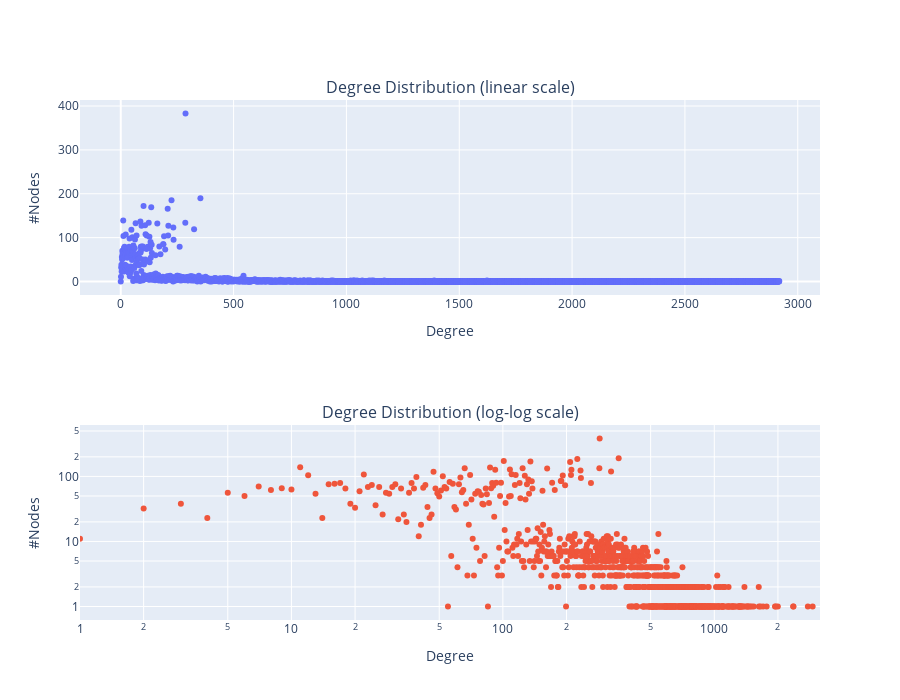

Here is the notebook cell this chart was saved with:
### Code cell
from plotly.subplots import make_subplots
import plotly.graph_objects as go

figMix = make_subplots(rows=2, cols=1, subplot_titles=("Degree Distribution (linear scale)", "Degree Distribution (log-log scale)"), shared_yaxes=True)

figMix.add_trace(
    go.Scatter(x=DegFreq["Degree Value"], y=DegFreq["Node Frequency"], mode="markers"), row=1, col=1)

figMix.add_trace(
    go.Scatter(x=DegFreq["Degree Value"], y=DegFreq["Node Frequency"], mode="markers"), row=2, col=1)

figMix.update_xaxes(title_text="Degree", row=1, col=1)
figMix.update_yaxes(title_text="#Nodes", row=1, col=1)
figMix.update_xaxes( title_text="Degree",type="log", range=[0,3.5] ,row=2, col=1)
figMix.update_yaxes(title_text="#Nodes", type="log", row=2, col=1)

figMix.update_layout(height=700, width=900, showlegend=False) #,title_text="Degree Distribution of the synthetic graphs [Log-log scale]", )

figMix.show()

### Figure 1 — Plotly figure (JSON) as saved in the notebook; plotly's stock layout.template omitted (floating-point values rounded to 4 significant figures; data arrays with more than 128 entries replaced by an {"elided": "..."} marker saying what was removed)
{"data": [{"mode": "markers", "x": {"elided": "2919 int values"}, "y": {"elided": "2919 int values"}, "type": "scatter", "xaxis": "x", "yaxis": "y"}, {"mode": "markers", "x": {"elided": "2919 int values"}, "y": {"elided": "2919 int values"}, "type": "scatter", "xaxis": "x2", "yaxis": "y2"}], "layout": {"xaxis": {"anchor": "y", "domain": [0.0, 1.0], "title": {"text": "Degree"}}, "yaxis": {"anchor": "x", "domain": [0.625, 1.0], "title": {"text": "#Nodes"}}, "xaxis2": {"anchor": "y2", "domain": [0.0, 1.0], "title": {"text": "Degree"}, "type": "log", "range": [0, 3.5]}, "yaxis2": {"anchor": "x2", "domain": [0.0, 0.375], "title": {"text": "#Nodes"}, "type": "log"}, "annotations": [{"font": {"size": 16}, "showarrow": false, "text": "Degree Distribution (linear scale)", "x": 0.5, "xanchor": "center", "xref": "paper", "y": 1.0, "yanchor": "bottom", "yref": "paper"}, {"font": {"size": 16}, "showarrow": false, "text": "Degree Distribution (log-log scale)", "x": 0.5, "xanchor": "center", "xref": "paper", "y": 0.375, "yanchor": "bottom", "yref": "paper"}], "height": 700, "width": 900, "showlegend": false}}
